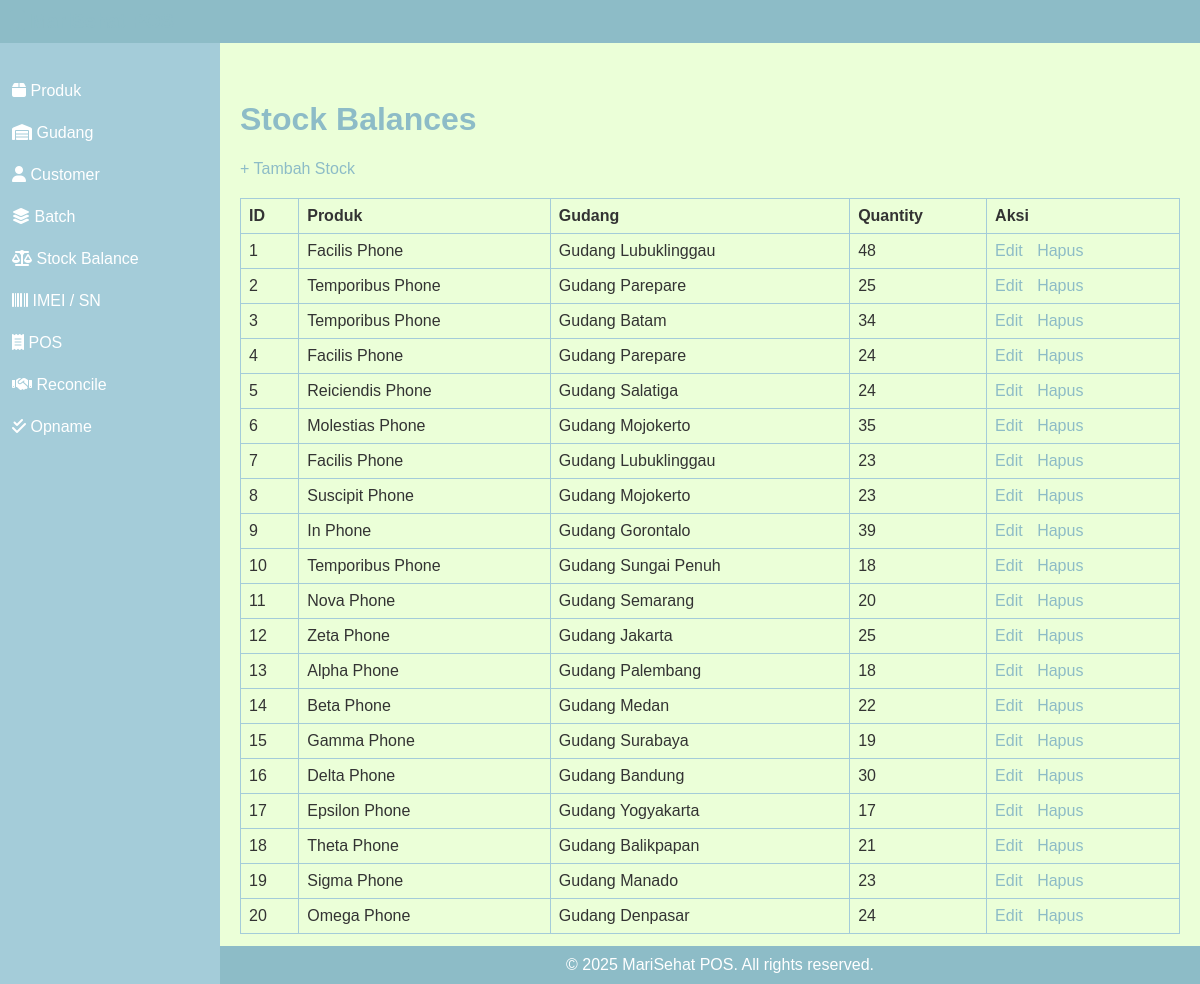
Screenshot of /stock_balances/index.php with the database file from the repository.
### tables this page shows
CREATE TABLE `stock_balances` (
  `id` int(11) NOT NULL,
  `product_id` int(11) DEFAULT NULL,
  `warehouse_id` int(11) DEFAULT NULL,
  `quantity` int(11) DEFAULT NULL
);

CREATE TABLE `products` (
  `id` int(11) NOT NULL,
  `item_code` varchar(50) DEFAULT NULL,
  `sku` varchar(50) NOT NULL,
  `nama_produk` varchar(100) DEFAULT NULL,
  `variant` varchar(50) DEFAULT NULL,
  `brand` varchar(50) DEFAULT NULL,
  `category` varchar(50) DEFAULT NULL
);

CREATE TABLE `warehouses` (
  `id` int(11) NOT NULL,
  `nama` varchar(100) DEFAULT NULL,
  `alamat` varchar(255) DEFAULT NULL
);

### stock_balances/index.php (the view)
<?php
require '../db.php';
$stmt = $pdo->query("SELECT stock_balances.*, products.nama_produk, warehouses.nama AS nama_gudang
    FROM stock_balances
    JOIN products ON stock_balances.product_id = products.id
    JOIN warehouses ON stock_balances.warehouse_id = warehouses.id");
$stocks = $stmt->fetchAll();
?>
<link rel="stylesheet" href="../css/style.css">
<?php include '../includes/header.php'; ?>
<?php include '../includes/sidebar.php'; ?>
<h1>Stock Balances</h1>
<a href="create.php">+ Tambah Stock</a>
<table>
    <tr>
        <th>ID</th>
        <th>Produk</th>
        <th>Gudang</th>
        <th>Quantity</th>
        <th>Aksi</th>
    </tr>
    <?php foreach ($stocks as $s): ?>
    <tr>
        <td><?= $s['id'] ?></td>
        <td><?= htmlspecialchars($s['nama_produk']) ?></td>
        <td><?= htmlspecialchars($s['nama_gudang']) ?></td>
        <td><?= $s['quantity'] ?></td>
        <td>
            <a href="edit.php?id=<?= $s['id'] ?>">Edit</a>
            <a href="delete.php?id=<?= $s['id'] ?>" onclick="return confirm('Yakin hapus?')">Hapus</a>
        </td>
    </tr>
    <?php endforeach; ?>
</table>
<?php include '../includes/footer.php'; ?>

### css/style.css (style rules this page uses)
body { font-family: Arial, sans-serif; background-color: #EBFFD8; color: #333; margin: 20px; padding-bottom: 30px; }
h1, h2 { color: #8DBCC7; }
a { text-decoration: none; color: #8DBCC7; margin-right: 10px; }
table { width: 100%; border-collapse: collapse; margin-top: 10px; }
table, th, td { border: 1px solid #A4CCD9; }
th, td { padding: 10px; text-align: left; }
body { margin: 0; font-family: Arial, sans-serif; background-color: #EBFFD8; }
table { width: 100%; border-collapse: collapse; margin-top: 20px; }
th, td { padding: 8px; text-align: left; }

### rows the page displays
stock_balances: id "1", product.nama_produk "Facilis Phone", warehouse.nama "Gudang Lubuklinggau", quantity "48"
stock_balances: id "2", product.nama_produk "Temporibus Phone", warehouse.nama "Gudang Parepare", quantity "25"
stock_balances: id "3", product.nama_produk "Temporibus Phone", warehouse.nama "Gudang Batam", quantity "34"
stock_balances: id "4", product.nama_produk "Facilis Phone", warehouse.nama "Gudang Parepare", quantity "24"
stock_balances: id "5", product.nama_produk "Reiciendis Phone", warehouse.nama "Gudang Salatiga", quantity "24"
stock_balances: id "6", product.nama_produk "Molestias Phone", warehouse.nama "Gudang Mojokerto", quantity "35"
stock_balances: id "7", product.nama_produk "Facilis Phone", warehouse.nama "Gudang Lubuklinggau", quantity "23"
stock_balances: id "8", product.nama_produk "Suscipit Phone", warehouse.nama "Gudang Mojokerto", quantity "23"
stock_balances: id "9", product.nama_produk "In Phone", warehouse.nama "Gudang Gorontalo", quantity "39"
stock_balances: id "10", product.nama_produk "Temporibus Phone", warehouse.nama "Gudang Sungai Penuh", quantity "18"
stock_balances: id "11", product.nama_produk "Nova Phone", warehouse.nama "Gudang Semarang", quantity "20"
stock_balances: id "12", product.nama_produk "Zeta Phone", warehouse.nama "Gudang Jakarta", quantity "25"
stock_balances: id "13", product.nama_produk "Alpha Phone", warehouse.nama "Gudang Palembang", quantity "18"
stock_balances: id "14", product.nama_produk "Beta Phone", warehouse.nama "Gudang Medan", quantity "22"
stock_balances: id "15", product.nama_produk "Gamma Phone", warehouse.nama "Gudang Surabaya", quantity "19"
stock_balances: id "16", product.nama_produk "Delta Phone", warehouse.nama "Gudang Bandung", quantity "30"
stock_balances: id "17", product.nama_produk "Epsilon Phone", warehouse.nama "Gudang Yogyakarta", quantity "17"
stock_balances: id "18", product.nama_produk "Theta Phone", warehouse.nama "Gudang Balikpapan", quantity "21"
stock_balances: id "19", product.nama_produk "Sigma Phone", warehouse.nama "Gudang Manado", quantity "23"
stock_balances: id "20", product.nama_produk "Omega Phone", warehouse.nama "Gudang Denpasar", quantity "24"
